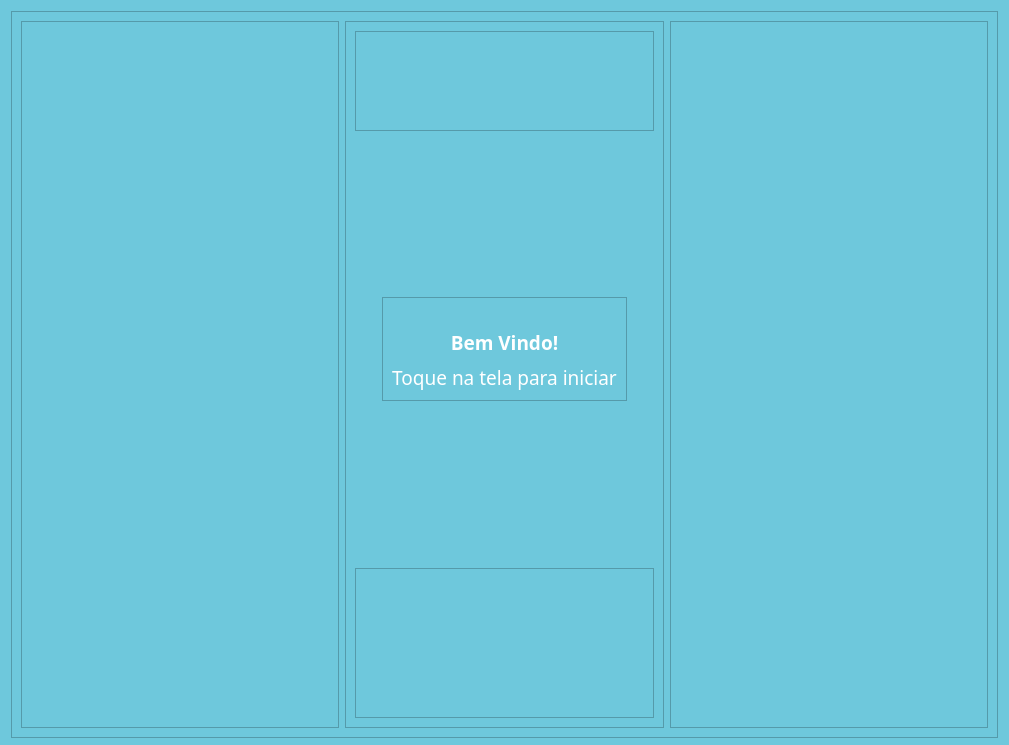
<?xml version="1.0" encoding="UTF-8"?>
<ui version="4.0">
 <class>Form</class>
 <widget class="QWidget" name="Form">
  <property name="geometry">
   <rect>
    <x>0</x>
    <y>0</y>
    <width>1009</width>
    <height>745</height>
   </rect>
  </property>
  <property name="minimumSize">
   <size>
    <width>1005</width>
    <height>736</height>
   </size>
  </property>
  <property name="windowTitle">
   <string>Form</string>
  </property>
  <property name="styleSheet">
   <string notr="true">
background-color: rgb(110, 200, 220);</string>
  </property>
  <layout class="QHBoxLayout" name="horizontalLayout">
   <item>
    <widget class="QFrame" name="frame">
     <property name="minimumSize">
      <size>
       <width>982</width>
       <height>727</height>
      </size>
     </property>
     <property name="styleSheet">
      <string notr="true">background-color: rgb(110, 200, 220);</string>
     </property>
     <property name="frameShape">
      <enum>QFrame::StyledPanel</enum>
     </property>
     <property name="frameShadow">
      <enum>QFrame::Raised</enum>
     </property>
     <layout class="QHBoxLayout" name="horizontalLayout_2">
      <item>
       <widget class="QFrame" name="frame_2">
        <property name="frameShape">
         <enum>QFrame::StyledPanel</enum>
        </property>
        <property name="frameShadow">
         <enum>QFrame::Raised</enum>
        </property>
       </widget>
      </item>
      <item>
       <widget class="QFrame" name="frame_3">
        <property name="frameShape">
         <enum>QFrame::StyledPanel</enum>
        </property>
        <property name="frameShadow">
         <enum>QFrame::Raised</enum>
        </property>
        <layout class="QVBoxLayout" name="verticalLayout">
         <item>
          <widget class="QFrame" name="frame_7">
           <property name="maximumSize">
            <size>
             <width>16777215</width>
             <height>100</height>
            </size>
           </property>
           <property name="frameShape">
            <enum>QFrame::StyledPanel</enum>
           </property>
           <property name="frameShadow">
            <enum>QFrame::Raised</enum>
           </property>
          </widget>
         </item>
         <item alignment="Qt::AlignHCenter|Qt::AlignVCenter">
          <widget class="QFrame" name="frame_6">
           <property name="frameShape">
            <enum>QFrame::StyledPanel</enum>
           </property>
           <property name="frameShadow">
            <enum>QFrame::Raised</enum>
           </property>
           <layout class="QVBoxLayout" name="verticalLayout_2">
            <item>
             <widget class="QLabel" name="logo_stand_by">
              <property name="text">
               <string/>
              </property>
              <property name="textFormat">
               <enum>Qt::AutoText</enum>
              </property>
              <property name="pixmap">
               <pixmap>:/Logo/Images/Logo_Stand_by.png</pixmap>
              </property>
              <property name="scaledContents">
               <bool>true</bool>
              </property>
             </widget>
            </item>
            <item>
             <widget class="QLabel" name="l_bemvindo">
              <property name="minimumSize">
               <size>
                <width>121</width>
                <height>31</height>
               </size>
              </property>
              <property name="font">
               <font>
                <family>Poppins</family>
                <pointsize>14</pointsize>
                <weight>75</weight>
                <bold>true</bold>
               </font>
              </property>
              <property name="styleSheet">
               <string notr="true">QLabel{
color: rgb(255,255,255)
}</string>
              </property>
              <property name="text">
               <string>&lt;html&gt;&lt;head/&gt;&lt;body&gt;&lt;p align=&quot;center&quot;&gt;&lt;span style=&quot; font-size:14pt;&quot;&gt;Bem Vindo!&lt;/span&gt;&lt;/p&gt;&lt;/body&gt;&lt;/html&gt;</string>
              </property>
             </widget>
            </item>
            <item>
             <widget class="QLabel" name="l_toque">
              <property name="font">
               <font>
                <family>Poppins</family>
                <pointsize>14</pointsize>
               </font>
              </property>
              <property name="styleSheet">
               <string notr="true">QLabel{
color: rgb(255,255,255);
}</string>
              </property>
              <property name="text">
               <string>&lt;html&gt;&lt;head/&gt;&lt;body&gt;&lt;p align=&quot;center&quot;&gt;&lt;span style=&quot; font-size:14pt;&quot;&gt;Toque na tela para iniciar&lt;/span&gt;&lt;/p&gt;&lt;/body&gt;&lt;/html&gt;</string>
              </property>
             </widget>
            </item>
           </layout>
          </widget>
         </item>
         <item>
          <widget class="QFrame" name="frame_5">
           <property name="maximumSize">
            <size>
             <width>16777215</width>
             <height>150</height>
            </size>
           </property>
           <property name="frameShape">
            <enum>QFrame::StyledPanel</enum>
           </property>
           <property name="frameShadow">
            <enum>QFrame::Raised</enum>
           </property>
          </widget>
         </item>
        </layout>
       </widget>
      </item>
      <item>
       <widget class="QFrame" name="frame_4">
        <property name="minimumSize">
         <size>
          <width>267</width>
          <height>703</height>
         </size>
        </property>
        <property name="frameShape">
         <enum>QFrame::StyledPanel</enum>
        </property>
        <property name="frameShadow">
         <enum>QFrame::Raised</enum>
        </property>
       </widget>
      </item>
     </layout>
    </widget>
   </item>
  </layout>
 </widget>
 <resources>
  <include location="stand_by_screen.qrc"/>
 </resources>
 <connections/>
</ui>
